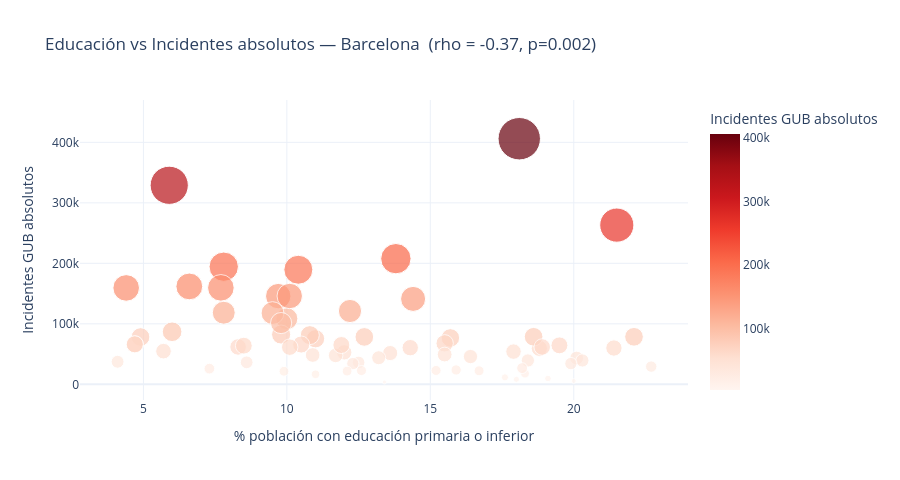
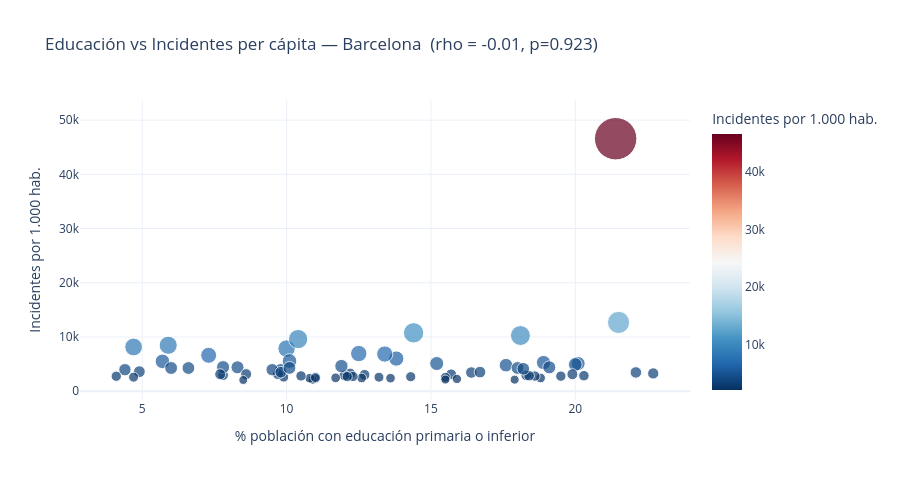

The cell these charts' notebook holds for them, in order:
### Code cell
# Scatter: Nivel educativo x Incidentes GUB (proporción real, absolutos y per cápita)
# El valor de nivell_educatiu son PERSONAS, no %. Calculamos la proporción real
# (personas baja educación / población adulta del barrio) y normalizamos incidentes.
_edu_raw = ctx_socio[(ctx_socio['indicador'] == 'nivell_educatiu') &
                     (ctx_socio['nivel_territorial'] == 'barri')].copy()

def _prop_y_pob(g):
    tot = g['valor'].sum()
    baja = g[g['categoria'].fillna('').str.lower()
             .str.contains('primaria o inferior', na=False)]['valor'].sum()
    return pd.Series({'pct': baja / tot * 100 if tot > 0 else np.nan, 'pob_adulta': tot})

_agg = _edu_raw.groupby(['id_territori', 'anyo']).apply(_prop_y_pob).reset_index()
edu_barri = (_agg.groupby('id_territori')
             .agg(pct_baja_edu=('pct', 'mean'), pob_adulta=('pob_adulta', 'mean'))
             .reset_index().rename(columns={'id_territori': 'id_territorio'}))

scatter_edu = (tot_gub_barri
    .merge(edu_barri, on='id_territorio')
    .merge(dim_territorio[['id_territorio', 'nom_barri', 'nom_districte']], on='id_territorio'))
scatter_edu['incidentes_per_1000'] = (
    scatter_edu['total_incidentes'] / scatter_edu['pob_adulta'] * 1000).round(1)
scatter_edu['pct_baja_edu'] = scatter_edu['pct_baja_edu'].round(1)

if len(scatter_edu) > 3:
    # Scatter 1: absoluto
    rho_e, p_e = scipy_stats.spearmanr(scatter_edu['pct_baja_edu'], scatter_edu['total_incidentes'])
    fig = px.scatter(
        scatter_edu, x='pct_baja_edu', y='total_incidentes', hover_name='nom_barri',
        hover_data={'nom_districte': True, 'pct_baja_edu': ':.1f', 'total_incidentes': ':,.0f', 'id_territorio': False},
        color='total_incidentes', color_continuous_scale='Reds', size='total_incidentes', size_max=30,
        labels={'pct_baja_edu': '% población con educación primaria o inferior',
                'total_incidentes': 'Incidentes GUB absolutos'},
        title=f'Educación vs Incidentes absolutos — Barcelona  (rho = {rho_e:+.2f}, p={p_e:.3f})',
        template='plotly_white')
    fig.update_layout(height=480); fig.show()
    print(f'Educación absoluto: rho={rho_e:+.3f} (p={p_e:.4f}) -> confundido por tamaño del barrio')

    # Scatter 2: per cápita
    rho_e2, p_e2 = scipy_stats.spearmanr(scatter_edu['pct_baja_edu'], scatter_edu['incidentes_per_1000'])
    fig2 = px.scatter(
        scatter_edu, x='pct_baja_edu', y='incidentes_per_1000', hover_name='nom_barri',
        hover_data={'nom_districte': True, 'pct_baja_edu': ':.1f', 'incidentes_per_1000': ':.1f', 'id_territorio': False},
        color='incidentes_per_1000', color_continuous_scale='RdBu_r', size='incidentes_per_1000', size_max=30,
        labels={'pct_baja_edu': '% población con educación primaria o inferior',
                'incidentes_per_1000': 'Incidentes por 1.000 hab.'},
        title=f'Educación vs Incidentes per cápita — Barcelona  (rho = {rho_e2:+.2f}, p={p_e2:.3f})',
        template='plotly_white')
    fig2.update_layout(height=480); fig2.show()
    print(f'Educación per cápita: rho={rho_e2:+.3f} (p={p_e2:.4f}) -> se anula, igual que la renta')
else:
    print('Pocos barrios con datos de educacion para el scatter')

### Figure 1 — Plotly figure (JSON) as saved in the notebook; plotly's stock layout.template omitted (floating-point values rounded to 4 significant figures; data arrays with more than 128 entries replaced by an {"elided": "..."} marker saying what was removed)
{"data": [{"customdata": {"elided": "72x2 mixed values"}, "hovertemplate": "<b>%{hovertext}</b><br><br>% población con educación primaria o inferior=%{x:.1f}<br>Incidentes GUB absolutos=%{marker.color:,.0f}<br>nom_districte=%{customdata[0]}<extra></extra>", "hovertext": ["el Guinardó", "el Parc i la Llacuna del Poblenou", "el Raval", "el Barri Gòtic", "la Barceloneta", "el Poble Sec", "el Baix Guinardó", "la Sagrera", "la Prosperitat", "l'Antiga Esquerra de l'Eixample", "la Marina del Prat Vermell", "la Verneda i la Pau", "la Font d'en Fargues", "les Corts", "Porta", "el Camp de l'Arpa del Clot", "Horta", "la Marina de Port", "la Maternitat i Sant Ramon", "Montbau", "Sants", "el Coll", "Sant Gervasi - la Bonanova", "la Vila de Gràcia", "el Carmel", "la Sagrada Família", "Canyelles", "Sant Pere, Santa Caterina i la Ribera", "la Guineueta", "la Trinitat Vella", "Vallbona", "Torre Baró", "Vallcarca i els Penitents", "el Fort Pienc", "la Vall d'Hebron", "el Bon Pastor", "la Vila Olímpica del Poblenou", "Ciutat Meridiana", "la Salut", "el Clot", "la Font de la Guatlla", "les Roquetes", "Sant Martí de Provençals", "la Dreta de l'Eixample", "Vilapicina i la Torre Llobeta", "el Congrés i els Indians", "Provençals del Poblenou", "Sant Gervasi - Galvany", "Pedralbes", "la Teixonera", "el Poblenou", "Diagonal Mar i el Front Marítim del Poblenou", "les Tres Torres", "la Nova Esquerra de l'Eixample", "Sant Antoni", "Sarrià", "Verdun", "Sants - Badal", "el Turó de la Peira", "la Bordeta", "el Putxet i el Farró", "el Camp d'en Grassot i Gràcia Nova", "el Besòs i el Maresme", "Can Peguera", "la Trinitat Nova", "Navas", "Baró de Viver", "Hostafrancs", "Sant Genís dels Agudells", "Vallvidrera, el Tibidabo i les Planes", "Can Baró", "la Clota"], "legendgroup": "", "marker": {"color": [75328, 108516, 406013, 263187, 141216, 207718, 48477, 78372, 64425, 161817, 60014, 54096, 21609, 118379, 59501, 81321, 76764, 67812, 82296, 22915, 121204, 16631, 78208, 194409, 78599, 145817, 17743, 189431, 45889, 43291, 5592, 11532, 61776, 117754, 36077, 61677, 65682, 29302, 36361, 65815, 22756, 39431, 49229, 329025, 60565, 34226, 52814, 159356, 54823, 23713, 101273, 61438, 37272, 159502, 145978, 86889, 34272, 51668, 39404, 43933, 66323, 63864, 78577, 8243, 26796, 47752, 9649, 64951, 22367, 25904, 21844, 3833], "coloraxis": "coloraxis", "size": [75328, 108516, 406013, 263187, 141216, 207718, 48477, 78372, 64425, 161817, 60014, 54096, 21609, 118379, 59501, 81321, 76764, 67812, 82296, 22915, 121204, 16631, 78208, 194409, 78599, 145817, 17743, 189431, 45889, 43291, 5592, 11532, 61776, 117754, 36077, 61677, 65682, 29302, 36361, 65815, 22756, 39431, 49229, 329025, 60565, 34226, 52814, 159356, 54823, 23713, 101273, 61438, 37272, 159502, 145978, 86889, 34272, 51668, 39404, 43933, 66323, 63864, 78577, 8243, 26796, 47752, 9649, 64951, 22367, 25904, 21844, 3833], "sizemode": "area", "sizeref": 451.1, "symbol": "circle"}, "mode": "markers", "name": "", "orientation": "v", "showlegend": false, "type": "scatter", "x": [11.0, 10.0, 18.1, 21.5, 14.4, 13.8, 10.9, 12.7, 19.5, 6.6, 21.4, 17.9, 9.9, 7.8, 18.8, 10.8, 15.7, 15.5, 9.8, 15.2, 12.2, 11.0, 4.9, 7.8, 18.6, 9.7, 18.3, 10.4, 16.4, 20.1, 20.0, 17.6, 8.3, 9.5, 12.5, 18.9, 4.7, 22.7, 8.6, 10.5, 12.6, 20.3, 15.5, 5.9, 14.3, 12.3, 12.0, 4.4, 5.7, 15.9, 9.8, 10.1, 4.1, 7.7, 10.1, 6.0, 19.9, 13.6, 18.4, 13.2, 4.7, 8.5, 22.1, 18.0, 18.2, 11.7, 19.1, 11.9, 16.7, 7.3, 12.1, 13.4], "xaxis": "x", "y": [75328, 108516, 406013, 263187, 141216, 207718, 48477, 78372, 64425, 161817, 60014, 54096, 21609, 118379, 59501, 81321, 76764, 67812, 82296, 22915, 121204, 16631, 78208, 194409, 78599, 145817, 17743, 189431, 45889, 43291, 5592, 11532, 61776, 117754, 36077, 61677, 65682, 29302, 36361, 65815, 22756, 39431, 49229, 329025, 60565, 34226, 52814, 159356, 54823, 23713, 101273, 61438, 37272, 159502, 145978, 86889, 34272, 51668, 39404, 43933, 66323, 63864, 78577, 8243, 26796, 47752, 9649, 64951, 22367, 25904, 21844, 3833], "yaxis": "y"}], "layout": {"coloraxis": {"colorbar": {"title": {"text": "Incidentes GUB absolutos"}}, "colorscale": [[0, "rgb(255,245,240)"], [0.125, "rgb(254,224,210)"], [0.25, "rgb(252,187,161)"], [0.375, "rgb(252,146,114)"], [0.5, "rgb(251,106,74)"], [0.625, "rgb(239,59,44)"], [0.75, "rgb(203,24,29)"], [0.875, "rgb(165,15,21)"], [1, "rgb(103,0,13)"]]}, "height": 480, "legend": {"itemsizing": "constant", "tracegroupgap": 0}, "title": {"text": "Educación vs Incidentes absolutos — Barcelona  (rho = -0.37, p=0.002)"}, "xaxis": {"anchor": "y", "domain": [0, 1], "title": {"text": "% población con educación primaria o inferior"}}, "yaxis": {"anchor": "x", "domain": [0, 1], "title": {"text": "Incidentes GUB absolutos"}}}}

### Figure 2 — Plotly figure (JSON) as saved in the notebook; plotly's stock layout.template omitted (floating-point values rounded to 4 significant figures; data arrays with more than 128 entries replaced by an {"elided": "..."} marker saying what was removed)
{"data": [{"customdata": {"elided": "72x2 mixed values"}, "hovertemplate": "<b>%{hovertext}</b><br><br>% población con educación primaria o inferior=%{x:.1f}<br>Incidentes por 1.000 hab.=%{marker.color:.1f}<br>nom_districte=%{customdata[0]}<extra></extra>", "hovertext": ["el Guinardó", "el Parc i la Llacuna del Poblenou", "el Raval", "el Barri Gòtic", "la Barceloneta", "el Poble Sec", "el Baix Guinardó", "la Sagrera", "la Prosperitat", "l'Antiga Esquerra de l'Eixample", "la Marina del Prat Vermell", "la Verneda i la Pau", "la Font d'en Fargues", "les Corts", "Porta", "el Camp de l'Arpa del Clot", "Horta", "la Marina de Port", "la Maternitat i Sant Ramon", "Montbau", "Sants", "el Coll", "Sant Gervasi - la Bonanova", "la Vila de Gràcia", "el Carmel", "la Sagrada Família", "Canyelles", "Sant Pere, Santa Caterina i la Ribera", "la Guineueta", "la Trinitat Vella", "Vallbona", "Torre Baró", "Vallcarca i els Penitents", "el Fort Pienc", "la Vall d'Hebron", "el Bon Pastor", "la Vila Olímpica del Poblenou", "Ciutat Meridiana", "la Salut", "el Clot", "la Font de la Guatlla", "les Roquetes", "Sant Martí de Provençals", "la Dreta de l'Eixample", "Vilapicina i la Torre Llobeta", "el Congrés i els Indians", "Provençals del Poblenou", "Sant Gervasi - Galvany", "Pedralbes", "la Teixonera", "el Poblenou", "Diagonal Mar i el Front Marítim del Poblenou", "les Tres Torres", "la Nova Esquerra de l'Eixample", "Sant Antoni", "Sarrià", "Verdun", "Sants - Badal", "el Turó de la Peira", "la Bordeta", "el Putxet i el Farró", "el Camp d'en Grassot i Gràcia Nova", "el Besòs i el Maresme", "Can Peguera", "la Trinitat Nova", "Navas", "Baró de Viver", "Hostafrancs", "Sant Genís dels Agudells", "Vallvidrera, el Tibidabo i les Planes", "Can Baró", "la Clota"], "legendgroup": "", "marker": {"color": [2308.0, 7859.0, 10260.0, 12680.0, 10760.0, 6016.0, 2126.0, 3018.0, 2774.0, 4270.0, 46570.0, 2124.0, 2593.0, 2958.0, 2430.0, 2390.0, 3098.0, 2550.0, 3951.0, 5099.0, 3225.0, 2518.0, 3592.0, 4433.0, 2786.0, 3170.0, 2920.0, 9608.0, 3435.0, 5090.0, 4918.0, 4791.0, 4399.0, 3953.0, 6934.0, 5274.0, 8150.0, 3275.0, 3142.0, 2813.0, 2429.0, 2853.0, 2142.0, 8468.0, 2666.0, 2709.0, 2915.0, 3954.0, 5493.0, 2254.0, 3492.0, 5555.0, 2755.0, 3123.0, 4290.0, 4273.0, 3126.0, 2390.0, 2858.0, 2576.0, 2583.0, 2056.0, 3460.0, 4275.0, 4126.0, 2459.0, 4395.0, 4626.0, 3512.0, 6616.0, 2691.0, 6849.0], "coloraxis": "coloraxis", "size": [2308.0, 7859.0, 10260.0, 12680.0, 10760.0, 6016.0, 2126.0, 3018.0, 2774.0, 4270.0, 46570.0, 2124.0, 2593.0, 2958.0, 2430.0, 2390.0, 3098.0, 2550.0, 3951.0, 5099.0, 3225.0, 2518.0, 3592.0, 4433.0, 2786.0, 3170.0, 2920.0, 9608.0, 3435.0, 5090.0, 4918.0, 4791.0, 4399.0, 3953.0, 6934.0, 5274.0, 8150.0, 3275.0, 3142.0, 2813.0, 2429.0, 2853.0, 2142.0, 8468.0, 2666.0, 2709.0, 2915.0, 3954.0, 5493.0, 2254.0, 3492.0, 5555.0, 2755.0, 3123.0, 4290.0, 4273.0, 3126.0, 2390.0, 2858.0, 2576.0, 2583.0, 2056.0, 3460.0, 4275.0, 4126.0, 2459.0, 4395.0, 4626.0, 3512.0, 6616.0, 2691.0, 6849.0], "sizemode": "area", "sizeref": 51.75, "symbol": "circle"}, "mode": "markers", "name": "", "orientation": "v", "showlegend": false, "type": "scatter", "x": [11.0, 10.0, 18.1, 21.5, 14.4, 13.8, 10.9, 12.7, 19.5, 6.6, 21.4, 17.9, 9.9, 7.8, 18.8, 10.8, 15.7, 15.5, 9.8, 15.2, 12.2, 11.0, 4.9, 7.8, 18.6, 9.7, 18.3, 10.4, 16.4, 20.1, 20.0, 17.6, 8.3, 9.5, 12.5, 18.9, 4.7, 22.7, 8.6, 10.5, 12.6, 20.3, 15.5, 5.9, 14.3, 12.3, 12.0, 4.4, 5.7, 15.9, 9.8, 10.1, 4.1, 7.7, 10.1, 6.0, 19.9, 13.6, 18.4, 13.2, 4.7, 8.5, 22.1, 18.0, 18.2, 11.7, 19.1, 11.9, 16.7, 7.3, 12.1, 13.4], "xaxis": "x", "y": [2308.0, 7859.0, 10260.0, 12680.0, 10760.0, 6016.0, 2126.0, 3018.0, 2774.0, 4270.0, 46570.0, 2124.0, 2593.0, 2958.0, 2430.0, 2390.0, 3098.0, 2550.0, 3951.0, 5099.0, 3225.0, 2518.0, 3592.0, 4433.0, 2786.0, 3170.0, 2920.0, 9608.0, 3435.0, 5090.0, 4918.0, 4791.0, 4399.0, 3953.0, 6934.0, 5274.0, 8150.0, 3275.0, 3142.0, 2813.0, 2429.0, 2853.0, 2142.0, 8468.0, 2666.0, 2709.0, 2915.0, 3954.0, 5493.0, 2254.0, 3492.0, 5555.0, 2755.0, 3123.0, 4290.0, 4273.0, 3126.0, 2390.0, 2858.0, 2576.0, 2583.0, 2056.0, 3460.0, 4275.0, 4126.0, 2459.0, 4395.0, 4626.0, 3512.0, 6616.0, 2691.0, 6849.0], "yaxis": "y"}], "layout": {"coloraxis": {"colorbar": {"title": {"text": "Incidentes por 1.000 hab."}}, "colorscale": [[0, "rgb(5,48,97)"], [0.1, "rgb(33,102,172)"], [0.2, "rgb(67,147,195)"], [0.3, "rgb(146,197,222)"], [0.4, "rgb(209,229,240)"], [0.5, "rgb(247,247,247)"], [0.6, "rgb(253,219,199)"], [0.7, "rgb(244,165,130)"], [0.8, "rgb(214,96,77)"], [0.9, "rgb(178,24,43)"], [1, "rgb(103,0,31)"]]}, "height": 480, "legend": {"itemsizing": "constant", "tracegroupgap": 0}, "title": {"text": "Educación vs Incidentes per cápita — Barcelona  (rho = -0.01, p=0.923)"}, "xaxis": {"anchor": "y", "domain": [0, 1], "title": {"text": "% población con educación primaria o inferior"}}, "yaxis": {"anchor": "x", "domain": [0, 1], "title": {"text": "Incidentes por 1.000 hab."}}}}
